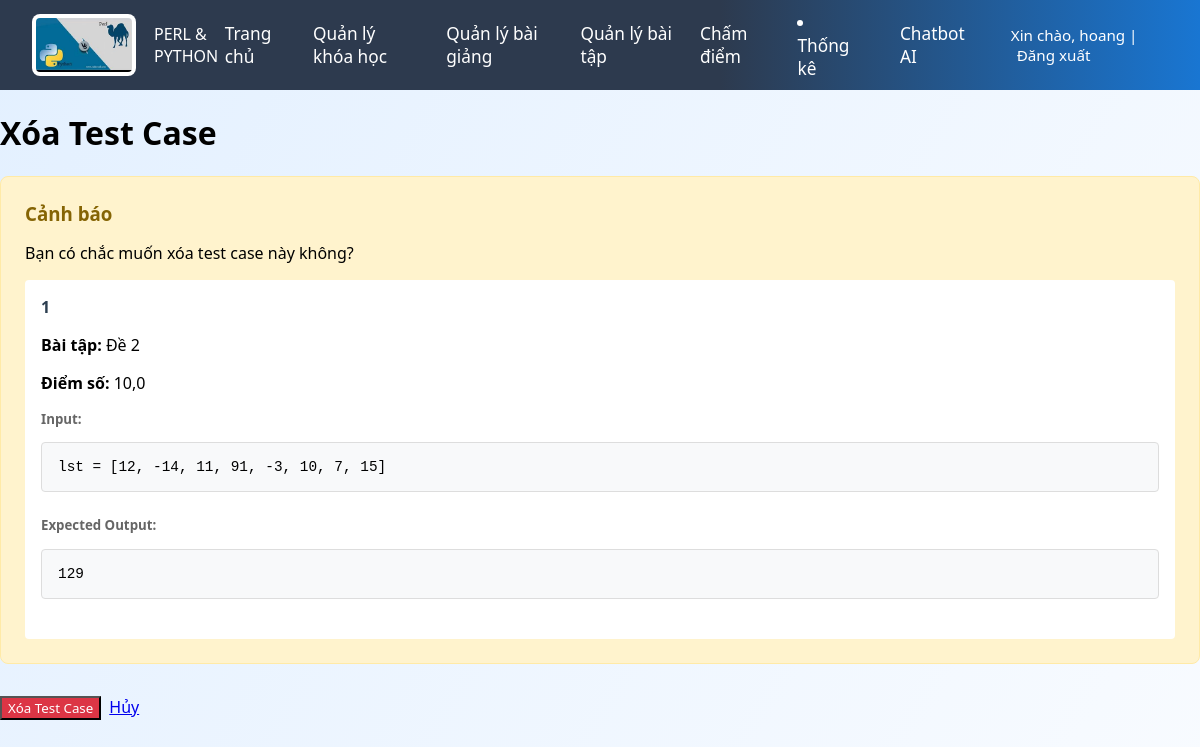
Page /xoa-test-case/33/ (signed in) on the committed database.
### teacherapp/models.py (models this page shows, shortened)
class TestCase(models.Model):
    bai_tap = models.ForeignKey(BaiTap, on_delete=models.CASCADE, related_name='test_cases')
    ten_test = models.CharField(max_length=100)
    input_data = models.TextField()  # Input cho test case
    expected_output = models.TextField()  # Output mong đợi
    diem_so = models.FloatField(default=1.0)  # Điểm cho test case này

class BaiTap(models.Model):
    LOAI_BAITAP_CHOICES = [
        ('code', 'Lập trình (Python/Perl)'),
        ('quiz', 'Trắc nghiệm'),
    ]
    tieu_de = models.CharField("Tiêu đề", max_length=255)
    mo_ta = models.TextField("Mô tả")
    loai_baitap = models.CharField("Loại bài tập", max_length=10, choices=LOAI_BAITAP_CHOICES)
    han_nop = models.DateTimeField("Hạn nộp")
    nguoi_tao = models.ForeignKey(User, on_delete=models.CASCADE, verbose_name="Người tạo")
    khoa_hoc = models.ForeignKey('Course', on_delete=models.CASCADE, related_name='bai_tap_list', verbose_name="Khóa học", null=True, blank=True)
    ngay_tao = models.DateTimeField("Ngày tạo", auto_now_add=True)

### teacherapp/views.py (the view)
# urls.py: path('xoa-test-case/<int:test_case_id>/', views.xoa_test_case, name='xoa_test_case'),
@login_required
def xoa_test_case(request, test_case_id):
    try:
        account = Account.objects.get(username=request.user.username)
        if not account.is_teacher:
            return redirect('student_home')
    except Account.DoesNotExist:
        return redirect('signin')
    test_case = get_object_or_404(TestCase, id=test_case_id, bai_tap__nguoi_tao=request.user)
    bai_tap_id = test_case.bai_tap.id
    if request.method == 'POST':
        test_case.delete()
        messages.success(request, 'Đã xóa test case!')
        return redirect('quan_ly_test_case', bai_tap_id=bai_tap_id)
    return render(request, 'teacher_page/confirm_delete_test_case.html', {
        'test_case': test_case,
        'bai_tap': test_case.bai_tap
    })

### templates/teacher_page/confirm_delete_test_case.html (shortened to what this page needs)
{% extends 'teacher_page/gv_base.html' %}
{% load static %}
{% block extra_css %}
<link rel="stylesheet" href="{% static 'css/teacher/test_case.css' %}">
{% endblock %}
{% block content %}
<div class="container">
    <h1>Xóa Test Case</h1>
    <div class="warning-box">
        <h3> Cảnh báo</h3>
        <p>Bạn có chắc muốn xóa test case này không?</p>
        <div class="test-case-info">
            <h4>{{ test_case.ten_test }}</h4>
            <p><strong>Bài tập:</strong> {{ bai_tap.tieu_de }}</p>
            <p><strong>Điểm số:</strong> {{ test_case.diem_so }}</p>
            <div class="detail-section">
                <h5>Input:</h5>
                <pre class="code-block">{{ test_case.input_data|default:"(Không có input)" }}</pre>
            </div>
            <div class="detail-section">
                <h5>Expected Output:</h5>
                <pre class="code-block">{{ test_case.expected_output }}</pre>
            </div>
        </div>
    </div>
    <div class="action-buttons">
        <form method="POST" style="display: inline;">
            <button type="submit" class="btn btn-danger">Xóa Test Case</button>
        </form>
        <a href="{% url 'quan_ly_test_case' bai_tap.id %}" class="btn btn-secondary">Hủy</a>
    </div>
</div>
{% endblock %}

### templates/teacher_page/gv_base.html (shortened to what this page needs)
{% load static %}
<!DOCTYPE html>
<html lang="vi">
<head>
    {% block extra_css %}{% endblock %}
    <link rel="stylesheet" href="{% static 'css/gv_header.css' %}">
</head>
<body>
    <header class="header">
        <div class="logo">
            <img src="{% static 'image/headerIcon.jpg' %}" alt="DTU Logo">
            <span class="gv-title">PERL & PYTHON</span>
        </div>
        <nav class="nav">
            <a href="{% url 'teacher_home' %}">Trang chủ</a>
           <a href="{% url 'course_management' %}">Quản lý khóa học</a>
            <a href="{% url 'lecture_list' %}">Quản lý bài giảng</a>
            <a href="{% url 'assignment_list' %}">Quản lý bài tập</a>
            <a href="{% url 'cham_diem' %}">Chấm điểm</a>
            <li><a href="{% url 'thong_ke_bao_cao' %}">Thống kê</a></li>
            <a href="{% url 'AIapp:ai_page' %}">Chatbot AI</a>
            <span class="lang">
                Xin chào, {{ user.first_name }} |
                <a href="{% url 'signout' %}">Đăng xuất</a>
            </span>
        </nav>
    </header>
    <main class="content">
        {% block content %}{% endblock %}
    </main>
</body>
</html>

### static/css/teacher/test_case.css (style rules this page uses)
.btn-danger { background: #dc3545; color: white; }
.detail-section { margin-bottom: 1.5rem; }
.detail-section h5 { margin: 0 0 0.5rem 0; color: #666; font-weight: 600; }
.code-block { background: #f8f9fa; padding: 1rem; border-radius: 4px; border: 1px solid #ddd; font-family: 'Courier New', monospace; font-size: 0.9rem; white-space: pre-wrap; word-break: break-word; max-height: 200px; overflow-y: auto; }

### static/css/gv_header.css (style rules this page uses)
body { background: linear-gradient(120deg, #e3f0ff 0%, #f8fbff 100%); font-family: 'Segoe UI', Arial, sans-serif; margin: 0; padding: 0; min-height: 100vh; }
.header { background: linear-gradient(90deg, #2d3a4e 60%, #1976d2 100%); color: #fff; min-height: 90px; display: flex; align-items: center; justify-content: space-between; padding: 0 32px; }
.logo { display: flex; align-items: center; gap: 18px; }
.logo img { height: 54px; background: #fff; border-radius: 8px; padding: 4px; }
.nav { display: flex; gap: 28px; align-items: center; font-size: 1.08rem; }
.nav a { color: #fff; text-decoration: none; font-weight: 500; transition: color 0.2s; }
.lang { margin-left: 18px; font-size: 0.95rem; }
.lang a { color: #fff; margin-left: 6px; text-decoration: none; }

### templates/teacher_page/gv_base.html (style rules this page uses)
* { font-family: 'Segoe UI', Tahoma, Geneva, Verdana, sans-serif; -webkit-font-feature-settings: "liga", "kern"; font-feature-settings: "liga", "kern"; }
body { text-rendering: optimizeLegibility; -webkit-font-smoothing: antialiased; -moz-osx-font-smoothing: grayscale; }

### templates/teacher_page/confirm_delete_test_case.html (style rules this page uses)
.warning-box { background: #fff3cd; border: 1px solid #ffeaa7; border-radius: 8px; padding: 1.5rem; margin-bottom: 2rem; }
.warning-box h3 { color: #856404; margin: 0 0 1rem 0; }
.test-case-info { background: white; padding: 1rem; border-radius: 4px; margin-top: 1rem; }
.test-case-info h4 { color: #2c3e50; margin: 0 0 0.5rem 0; }
.action-buttons { display: flex; gap: 0.5rem; }
.btn-danger { background: #dc3545; color: white; }

### rows in the picture
TestCase: ten_test "1", diem_so "10,0", input_data "lst = [12, -14, 11, 91, -3, 10, 7, 15]", expected_output "129"
BaiTap: tieu_de "Đề 2"

### other values in the picture
{{ user.first_name }} "hoang"
